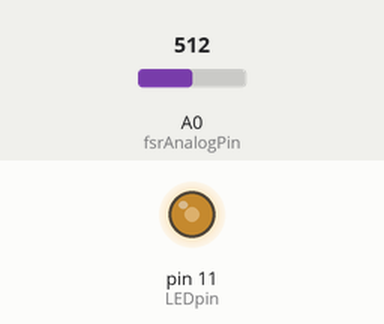
Bench run of a sketch on a simulated Arduino Uno, built with avr-gcc and run on an emulated ATmega328P. Shown: output pins drawn as LEDs (lit = HIGH). The test bench sets the inputs (shaded band); at power-on: A0 (fsrAnalogPin) = 512.

Above: at 1.2 s.
1.3 s: A0 (fsrAnalogPin) set to 716
At 1.7 s:
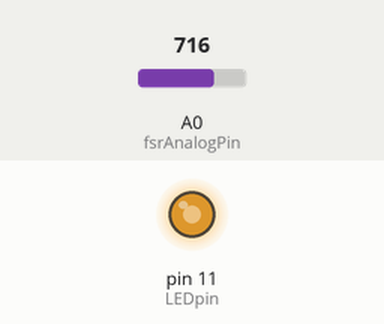
2.8 s: A0 (fsrAnalogPin) set to 900
At 4.0 s:
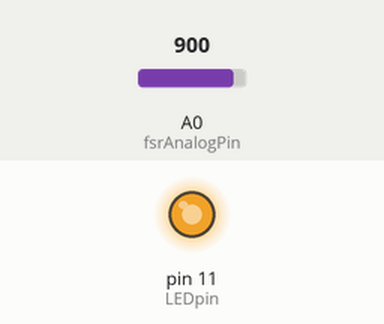
4.3 s: A0 (fsrAnalogPin) set to 122
At 5.4 s:
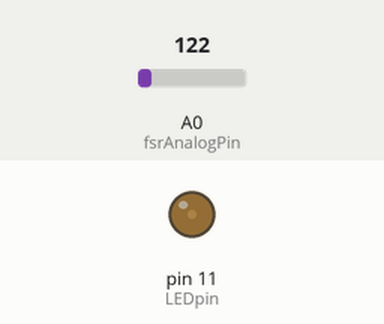
5.8 s: A0 (fsrAnalogPin) set to 0
At 6.7 s:
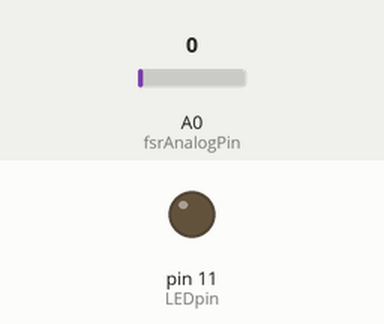
7.3 s: A0 (fsrAnalogPin) set to 511
At 7.9 s:
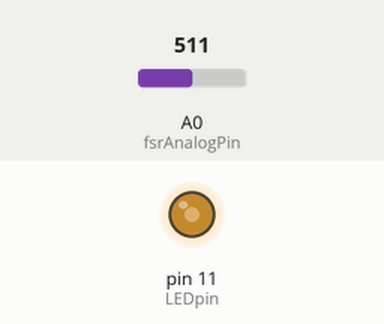
Timing chart, 0 to 9.8 s (numbered marks = the images above; inputs shaded):
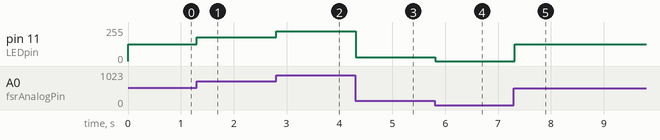

The sketch:

lamp_hw_09_19_13.ino
```cpp
int fsrAnalogPin = 0; // FSR is connected to analog 0
int LEDpin = 11;
int fsrReading;      // the analog reading from the FSR resistor divider
int LEDbrightness;

void setup(void) {
  Serial.begin(9600);
  pinMode(LEDpin, OUTPUT);
}

void loop(void) {
  fsrReading = analogRead(fsrAnalogPin);

  // map analog reading range (0-1023) to the analog write range analogWrite (0-255)
  LEDbrightness = map(fsrReading, 0, 1023, 0, 255);

  analogWrite(LEDpin, LEDbrightness);

  delay(100);
}
```

Measured:
- after the input at 1.3 s, pin 11 (LEDpin): 127/255 → 178/255 at once
- after the input at 2.8 s, pin 11 (LEDpin): 178/255 → 224/255 at once
- after the input at 4.3 s, pin 11 (LEDpin): 224/255 → 30/255 at once
- after the input at 5.8 s, pin 11 (LEDpin): 30/255 → 0/255 at once
- after the input at 7.3 s, pin 11 (LEDpin): 0/255 → 127/255 at once
